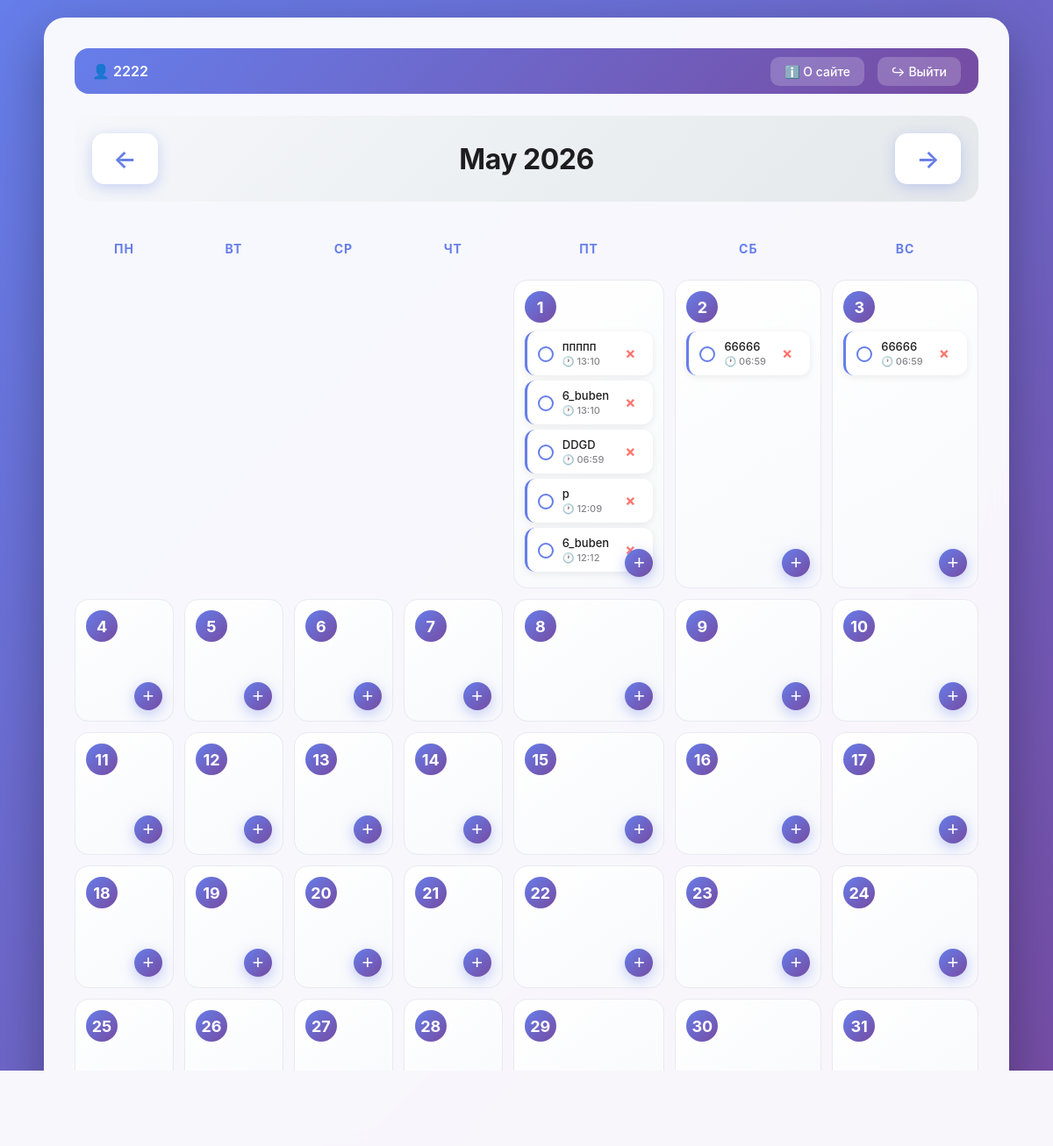
The app's page /index (signed in) with its own data.
### models.py (models this page shows, shortened)
class Task(db.Model):
    __tablename__ = 'task'
    id = db.Column(db.Integer, primary_key=True)
    title = db.Column(db.String(100), nullable=False)
    date = db.Column(db.Date, nullable=False, index=True)
    time = db.Column(db.Time, nullable=True)
    completed = db.Column(db.Boolean, default=False)
    user_id = db.Column(db.Integer, db.ForeignKey('user.id'), nullable=False)
    created_at = db.Column(db.DateTime, default=datetime.utcnow)

### app.py (the view)
@app.route('/')
@app.route('/index')
@login_required
def index():
    year = request.args.get('year', datetime.now().year, type=int)
    month = request.args.get('month', datetime.now().month, type=int)
    if month < 1:
        month = 12
        year -= 1
    elif month > 12:
        month = 1
        year += 1
    cal = calendar.Calendar(firstweekday=0)
    month_days = cal.monthdayscalendar(year, month)
    month_name = calendar.month_name[month]
    start_date = datetime(year, month, 1)
    end_date = datetime(year + 1, 1, 1) if month == 12 else datetime(year, month + 1, 1)
    tasks = Task.query.filter(
        Task.user_id == session['user_id'],
        Task.date >= start_date,
        Task.date < end_date
    ).all()
    tasks_by_day = {}
    for task in tasks:
        day = task.date.day
        tasks_by_day.setdefault(day, []).append(task)
    return render_template('index.html',
                           year=year, month=month, month_name=month_name,
                           month_days=month_days, tasks_by_day=tasks_by_day,
                           current_user=session.get('username'))

### app.py (called while the page is built)
def login_required(f):
    from functools import wraps
    @wraps(f)
    def decorated(*args, **kwargs):
        if 'user_id' not in session:
            flash('Войдите в систему', 'warning')
            return redirect(url_for('login'))
        return f(*args, **kwargs)
    return decorated

### templates/index.html (shortened to what this page needs)
<!DOCTYPE html>
<html lang="ru">
<head>
    <link rel="stylesheet" href="{{ url_for('static', filename='style.css') }}">
</head>
<body>
<div class="container">
<div class="user-bar">
    <span>👤 {{ current_user }}</span>
    <div>
        <a href="{{ url_for('about') }}" style="margin-right: 10px;">ℹ️ О сайте</a>
        <a href="{{ url_for('logout') }}">↪ Выйти</a>
    </div>
</div>
    <div class="header">
        <a href="{{ url_for('index', year=year, month=month-1) }}" class="nav-btn">←</a>
        <h1>{{ month_name }} {{ year }}</h1>
        <a href="{{ url_for('index', year=year, month=month+1) }}" class="nav-btn">→</a>
    </div>
    <div class="calendar-grid">
        <div class="weekday">Пн</div>
        <div class="weekday">Вт</div>
        <div class="weekday">Ср</div>
        <div class="weekday">Чт</div>
        <div class="weekday">Пт</div>
        <div class="weekday">Сб</div>
        <div class="weekday">Вс</div>
        {% for week in month_days %}
        {% for day in week %}
        <div class="day-cell {% if day == 0 %}empty{% endif %}">
            {% if day != 0 %}
            <div class="day-number">{{ day }}</div>
{% if day in tasks_by_day %}
    {% for task in tasks_by_day[day] %}
        <div class="task-item {% if task.completed %}completed{% endif %}">
            <a href="{{ url_for('toggle_task', task_id=task.id) }}" class="task-check"></a>
            <div class="task-content">
                <span class="task-title">{{ task.title }}</span>
                {% if task.time %}
                    <span class="task-time">🕐 {{ task.time.strftime('%H:%M') }}</span>
                {% endif %}
            </div>
            <a href="{{ url_for('delete_task', task_id=task.id) }}" class="task-delete">×</a>
        </div>
    {% endfor %}
{% endif %}
            <button class="add-btn" onclick="openModal({{ year }}, {{ month }}, {{ day }})">+</button>
            {% endif %}
        </div>
        {% endfor %}
        {% endfor %}
    </div>
</div>
</body>
</html>

### static/style.css (style rules this page uses)
* { box-sizing: border-box; margin: 0; padding: 0; }
body { font-family: -apple-system, BlinkMacSystemFont, 'Segoe UI', Roboto, sans-serif; background: linear-gradient(135deg, #667eea 0%, #764ba2 100%); min-height: 100vh; padding: 20px; }
.container { max-width: 1100px; margin: 0 auto; background: rgba(255, 255, 255, 0.95); border-radius: 24px; padding: 35px; box-shadow: 0 20px 60px rgba(0, 0, 0, 0.3); backdrop-filter: blur(10px); }
.user-bar { display: flex; justify-content: space-between; align-items: center; padding: 16px 20px; margin-bottom: 25px; background: linear-gradient(135deg, #667eea 0%, #764ba2 100%); border-radius: 16px; color: white; }
.user-bar span { font-weight: 600; font-size: 16px; display: flex; align-items: center; gap: 8px; }
.user-bar a { color: white; text-decoration: none; font-size: 14px; font-weight: 500; padding: 8px 16px; border-radius: 10px; background: rgba(255, 255, 255, 0.2); transition: all 0.3s ease; }
.header { display: flex; justify-content: space-between; align-items: center; margin-bottom: 30px; padding: 20px; background: linear-gradient(135deg, #f5f7fa 0%, #e4e8eb 100%); border-radius: 20px; }
.header h1 { font-size: 32px; color: #1d1d1f; text-transform: capitalize; font-weight: 700; letter-spacing: -0.5px; }
.nav-btn { text-decoration: none; color: #667eea; font-size: 28px; padding: 12px 24px; background: white; border-radius: 14px; font-weight: 600; box-shadow: 0 4px 15px rgba(102, 126, 234, 0.3); transition: all 0.3s ease; }
.calendar-grid { display: grid; grid-template-columns: repeat(7, 1fr); gap: 12px; }
.weekday { text-align: center; font-weight: 700; color: #667eea; padding: 15px 10px; font-size: 14px; text-transform: uppercase; letter-spacing: 1px; }
.day-cell { min-height: 140px; background: linear-gradient(145deg, #ffffff 0%, #f8f9fc 100%); border-radius: 16px; padding: 12px; border: 1px solid #e8eaf0; position: relative; transition: all 0.3s ease; }
.day-cell.empty { background: transparent; border: none; box-shadow: none; }
.day-number { font-weight: 700; font-size: 18px; color: #1d1d1f; margin-bottom: 10px; width: 36px; height: 36px; display: flex; align-items: center; justify-content: center; border-radius: 50%; background: linear-gradient(135deg, #667eea 0%, #764ba2 100%); color: white; }
.task-item { background: white; padding: 10px 12px; margin: 6px 0; border-radius: 12px; font-size: 13px; display: flex; align-items: center; gap: 10px; box-shadow: 0 2px 8px rgba(0, 0, 0, 0.08); transition: all 0.3s ease; border-left: 3px solid #667eea; min-height: 50px; max-height: 50px; }
.task-content { flex: 1; display: flex; flex-direction: column; gap: 2px; overflow: hidden; min-width: 0; }
.task-title { color: #1d1d1f; font-weight: 500; white-space: nowrap; overflow: hidden; text-overflow: ellipsis; max-width: 150px; font-size: 13px; }
.task-time { color: #86868b; font-size: 11px; font-weight: 500; white-space: nowrap; }
.task-check { width: 18px; height: 18px; border: 2px solid #667eea; border-radius: 50%; flex-shrink: 0; cursor: pointer; transition: all 0.3s ease; display: flex; align-items: center; justify-content: center; margin-top: 2px; }
.task-delete { color: #ff3b30; text-decoration: none; font-weight: bold; font-size: 18px; padding: 4px 8px; border-radius: 6px; transition: all 0.3s ease; opacity: 0.7; flex-shrink: 0; line-height: 1; }
.add-btn { position: absolute; bottom: 12px; right: 12px; width: 32px; height: 32px; border-radius: 50%; background: linear-gradient(135deg, #667eea 0%, #764ba2 100%); color: white; border: none; font-size: 22px; cursor: pointer; transition: all 0.3s ease; box-shadow: 0 4px 15px rgba(102, 126, 234, 0.4); display: flex; align-items: center; justify-content: center; }

### records on screen
Task: title "ппппп", time "13:10"
Task: title "6_buben", time "13:10"
Task: title "DDGD", time "06:59"
Task: title "р", time "12:09"
Task: title "6_buben", time "12:12"
Task: title "66666", time "06:59"
Task: title "66666", time "06:59"

### other values on screen
{{ current_user }} "2222"
{{ month_name }} "May"
{{ year }} "2026"
{{ day }} "1" "2" "3" "4" "5" "6" "7" "8" "9" "10" "11" "12" "13" "14" "15" "16" "17" "18" "19" "20" "21" "22" "23" "24" "25" "26" "27" "28" "29" "30" "31"
